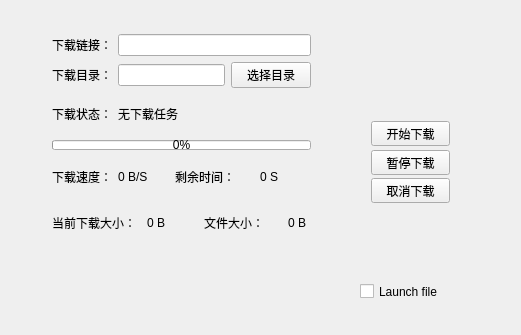
<?xml version="1.0" encoding="UTF-8"?>
<ui version="4.0">
 <class>MyHttpDownloadClass</class>
 <widget class="QWidget" name="MyHttpDownloadClass">
  <property name="geometry">
   <rect>
    <x>0</x>
    <y>0</y>
    <width>521</width>
    <height>335</height>
   </rect>
  </property>
  <property name="windowTitle">
   <string>MyHttpDownload</string>
  </property>
  <widget class="QWidget" name="verticalLayoutWidget">
   <property name="geometry">
    <rect>
     <x>360</x>
     <y>110</y>
     <width>101</width>
     <height>97</height>
    </rect>
   </property>
   <layout class="QVBoxLayout" name="verticalLayout">
    <property name="spacing">
     <number>10</number>
    </property>
    <item>
     <widget class="QPushButton" name="pButtonStart">
      <property name="minimumSize">
       <size>
        <width>75</width>
        <height>25</height>
       </size>
      </property>
      <property name="text">
       <string>开始下载</string>
      </property>
     </widget>
    </item>
    <item>
     <widget class="QPushButton" name="pButtonStop">
      <property name="minimumSize">
       <size>
        <width>75</width>
        <height>25</height>
       </size>
      </property>
      <property name="text">
       <string>暂停下载</string>
      </property>
     </widget>
    </item>
    <item>
     <widget class="QPushButton" name="pButtonClose">
      <property name="minimumSize">
       <size>
        <width>75</width>
        <height>25</height>
       </size>
      </property>
      <property name="text">
       <string>取消下载</string>
      </property>
     </widget>
    </item>
   </layout>
  </widget>
  <widget class="QWidget" name="layoutWidget">
   <property name="geometry">
    <rect>
     <x>41</x>
     <y>23</y>
     <width>281</width>
     <height>231</height>
    </rect>
   </property>
   <layout class="QGridLayout" name="gridLayout">
    <item row="0" column="0">
     <widget class="QLabel" name="label_9">
      <property name="text">
       <string>下载链接：</string>
      </property>
     </widget>
    </item>
    <item row="0" column="1" colspan="7">
     <widget class="QLineEdit" name="downloadUrl"/>
    </item>
    <item row="1" column="0" colspan="8">
     <layout class="QHBoxLayout" name="horizontalLayout">
      <item>
       <widget class="QLabel" name="label_10">
        <property name="text">
         <string>下载目录：</string>
        </property>
       </widget>
      </item>
      <item>
       <widget class="QLineEdit" name="dirLineEdit"/>
      </item>
      <item>
       <widget class="QPushButton" name="pButtonchoice">
        <property name="text">
         <string>选择目录</string>
        </property>
       </widget>
      </item>
     </layout>
    </item>
    <item row="2" column="0">
     <widget class="QLabel" name="label_8">
      <property name="sizePolicy">
       <sizepolicy hsizetype="Minimum" vsizetype="Preferred">
        <horstretch>0</horstretch>
        <verstretch>0</verstretch>
       </sizepolicy>
      </property>
      <property name="text">
       <string>下载状态：</string>
      </property>
     </widget>
    </item>
    <item row="2" column="1" colspan="4">
     <widget class="QLabel" name="labelStatus">
      <property name="text">
       <string>无下载任务</string>
      </property>
     </widget>
    </item>
    <item row="2" column="5" colspan="2">
     <spacer name="horizontalSpacer">
      <property name="orientation">
       <enum>Qt::Horizontal</enum>
      </property>
      <property name="sizeHint" stdset="0">
       <size>
        <width>40</width>
        <height>20</height>
       </size>
      </property>
     </spacer>
    </item>
    <item row="3" column="0" colspan="8">
     <widget class="QProgressBar" name="progressBar">
      <property name="maximumSize">
       <size>
        <width>16777215</width>
        <height>10</height>
       </size>
      </property>
      <property name="value">
       <number>0</number>
      </property>
      <property name="alignment">
       <set>Qt::AlignCenter</set>
      </property>
      <property name="textVisible">
       <bool>true</bool>
      </property>
      <property name="textDirection">
       <enum>QProgressBar::TopToBottom</enum>
      </property>
     </widget>
    </item>
    <item row="4" column="0">
     <widget class="QLabel" name="label">
      <property name="text">
       <string>下载速度：</string>
      </property>
     </widget>
    </item>
    <item row="4" column="1" colspan="2">
     <widget class="QLabel" name="labelSpeed">
      <property name="text">
       <string>0 B/S</string>
      </property>
     </widget>
    </item>
    <item row="4" column="3" colspan="3">
     <widget class="QLabel" name="label_2">
      <property name="text">
       <string>剩余时间：</string>
      </property>
     </widget>
    </item>
    <item row="4" column="6" colspan="2">
     <widget class="QLabel" name="labelRemainTime">
      <property name="text">
       <string>0 S</string>
      </property>
     </widget>
    </item>
    <item row="5" column="0" colspan="2">
     <widget class="QLabel" name="label_5">
      <property name="text">
       <string>当前下载大小：</string>
      </property>
     </widget>
    </item>
    <item row="5" column="2" colspan="2">
     <widget class="QLabel" name="labelCurrentDownload">
      <property name="text">
       <string>0 B</string>
      </property>
     </widget>
    </item>
    <item row="5" column="4" colspan="3">
     <widget class="QLabel" name="label_4">
      <property name="text">
       <string>文件大小：</string>
      </property>
     </widget>
    </item>
    <item row="5" column="7">
     <widget class="QLabel" name="labelFileSize">
      <property name="text">
       <string>0 B</string>
      </property>
     </widget>
    </item>
   </layout>
  </widget>
  <widget class="QCheckBox" name="launchCheckBox">
   <property name="geometry">
    <rect>
     <x>360</x>
     <y>280</y>
     <width>101</width>
     <height>23</height>
    </rect>
   </property>
   <property name="text">
    <string>Launch file</string>
   </property>
  </widget>
  <widget class="QWidget" name="layoutWidget">
   <property name="geometry">
    <rect>
     <x>40</x>
     <y>280</y>
     <width>311</width>
     <height>19</height>
    </rect>
   </property>
   <layout class="QHBoxLayout" name="horizontalLayout_2">
    <item>
     <widget class="QLabel" name="label_3">
      <property name="text">
       <string>md5:</string>
      </property>
     </widget>
    </item>
    <item>
     <widget class="QLabel" name="md5_label">
      <property name="text">
       <string/>
      </property>
     </widget>
    </item>
   </layout>
  </widget>
  <zorder>layoutWidget</zorder>
  <zorder>layoutWidget</zorder>
  <zorder>verticalLayoutWidget</zorder>
  <zorder>launchCheckBox</zorder>
 </widget>
 <layoutdefault spacing="6" margin="11"/>
 <resources/>
 <connections/>
</ui>
